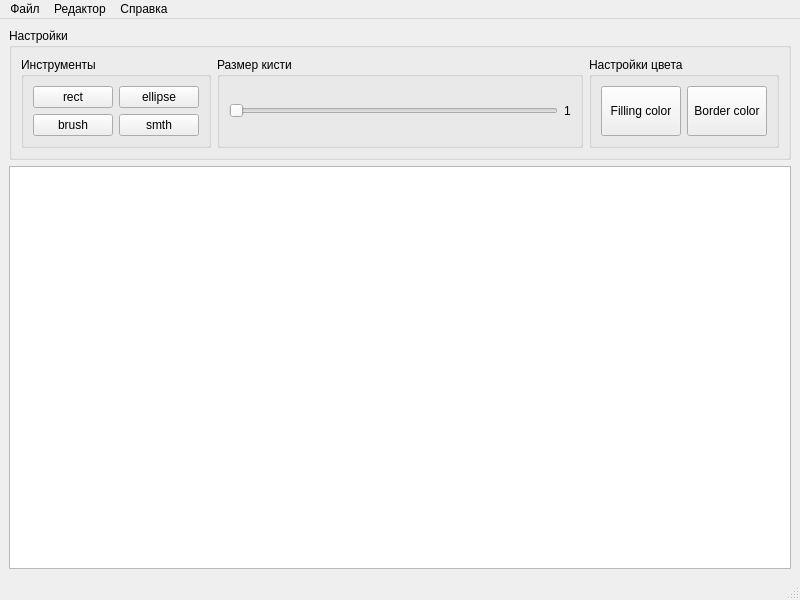
<?xml version="1.0" encoding="UTF-8"?>
<ui version="4.0">
 <class>MainWindow</class>
 <widget class="QMainWindow" name="MainWindow">
  <property name="geometry">
   <rect>
    <x>0</x>
    <y>0</y>
    <width>800</width>
    <height>600</height>
   </rect>
  </property>
  <property name="windowTitle">
   <string>Paint</string>
  </property>
  <widget class="QWidget" name="centralwidget">
   <layout class="QVBoxLayout" name="verticalLayout_2">
    <item>
     <widget class="QGroupBox" name="gb_settings">
      <property name="sizePolicy">
       <sizepolicy hsizetype="Minimum" vsizetype="Minimum">
        <horstretch>0</horstretch>
        <verstretch>0</verstretch>
       </sizepolicy>
      </property>
      <property name="title">
       <string>Настройки</string>
      </property>
      <layout class="QHBoxLayout" name="horizontalLayout_2">
       <item>
        <widget class="QGroupBox" name="gb_tools">
         <property name="title">
          <string>Инструменты</string>
         </property>
         <layout class="QHBoxLayout" name="horizontalLayout">
          <item>
           <layout class="QGridLayout" name="gridLayout_2">
            <item row="0" column="1">
             <widget class="QPushButton" name="pb_ellipse">
              <property name="sizePolicy">
               <sizepolicy hsizetype="Minimum" vsizetype="Minimum">
                <horstretch>0</horstretch>
                <verstretch>0</verstretch>
               </sizepolicy>
              </property>
              <property name="text">
               <string>ellipse</string>
              </property>
              <property name="checkable">
               <bool>false</bool>
              </property>
             </widget>
            </item>
            <item row="0" column="0">
             <widget class="QPushButton" name="pb_rect">
              <property name="sizePolicy">
               <sizepolicy hsizetype="Minimum" vsizetype="Minimum">
                <horstretch>0</horstretch>
                <verstretch>0</verstretch>
               </sizepolicy>
              </property>
              <property name="text">
               <string>rect</string>
              </property>
              <property name="icon">
               <iconset theme="rectangle.png">
                <normaloff>static/rectangle.png</normaloff>static/rectangle.png</iconset>
              </property>
              <property name="checkable">
               <bool>false</bool>
              </property>
             </widget>
            </item>
            <item row="1" column="0">
             <widget class="QPushButton" name="pb_brush">
              <property name="sizePolicy">
               <sizepolicy hsizetype="Minimum" vsizetype="Minimum">
                <horstretch>0</horstretch>
                <verstretch>0</verstretch>
               </sizepolicy>
              </property>
              <property name="text">
               <string>brush</string>
              </property>
              <property name="checkable">
               <bool>false</bool>
              </property>
             </widget>
            </item>
            <item row="1" column="1">
             <widget class="QPushButton" name="pb_something">
              <property name="sizePolicy">
               <sizepolicy hsizetype="Minimum" vsizetype="Minimum">
                <horstretch>0</horstretch>
                <verstretch>0</verstretch>
               </sizepolicy>
              </property>
              <property name="text">
               <string>smth</string>
              </property>
              <property name="checkable">
               <bool>false</bool>
              </property>
             </widget>
            </item>
           </layout>
          </item>
         </layout>
        </widget>
       </item>
       <item>
        <widget class="QGroupBox" name="gb_brush_size">
         <property name="title">
          <string>Размер кисти</string>
         </property>
         <layout class="QHBoxLayout" name="horizontalLayout_3">
          <item>
           <widget class="QSlider" name="horizontalSlider">
            <property name="singleStep">
             <number>1</number>
            </property>
            <property name="pageStep">
             <number>0</number>
            </property>
            <property name="tracking">
             <bool>false</bool>
            </property>
            <property name="orientation">
             <enum>Qt::Horizontal</enum>
            </property>
            <property name="tickInterval">
             <number>0</number>
            </property>
           </widget>
          </item>
          <item>
           <widget class="QLabel" name="lb_brush_size">
            <property name="text">
             <string>1</string>
            </property>
           </widget>
          </item>
         </layout>
        </widget>
       </item>
       <item>
        <widget class="QGroupBox" name="groupBox">
         <property name="title">
          <string>Настройки цвета</string>
         </property>
         <layout class="QHBoxLayout" name="horizontalLayout_4">
          <item>
           <widget class="QPushButton" name="pb_color">
            <property name="sizePolicy">
             <sizepolicy hsizetype="Preferred" vsizetype="Preferred">
              <horstretch>0</horstretch>
              <verstretch>0</verstretch>
             </sizepolicy>
            </property>
            <property name="text">
             <string>Filling color</string>
            </property>
           </widget>
          </item>
          <item>
           <widget class="QPushButton" name="pb_border_color">
            <property name="sizePolicy">
             <sizepolicy hsizetype="Preferred" vsizetype="Preferred">
              <horstretch>0</horstretch>
              <verstretch>0</verstretch>
             </sizepolicy>
            </property>
            <property name="text">
             <string>Border color</string>
            </property>
           </widget>
          </item>
         </layout>
        </widget>
       </item>
      </layout>
     </widget>
    </item>
    <item>
     <widget class="QGraphicsView" name="graphicsView">
      <property name="autoFillBackground">
       <bool>false</bool>
      </property>
      <property name="alignment">
       <set>Qt::AlignLeading|Qt::AlignLeft|Qt::AlignTop</set>
      </property>
     </widget>
    </item>
   </layout>
  </widget>
  <widget class="QMenuBar" name="menubar">
   <property name="geometry">
    <rect>
     <x>0</x>
     <y>0</y>
     <width>800</width>
     <height>23</height>
    </rect>
   </property>
   <widget class="QMenu" name="menuFile">
    <property name="title">
     <string>Файл</string>
    </property>
    <addaction name="save_action"/>
    <addaction name="open_action"/>
    <addaction name="exit_action"/>
   </widget>
   <widget class="QMenu" name="menu">
    <property name="title">
     <string>Справка</string>
    </property>
    <addaction name="help_center_action"/>
    <addaction name="report_action"/>
   </widget>
   <widget class="QMenu" name="menu_2">
    <property name="title">
     <string>Редактор</string>
    </property>
    <addaction name="clear_scene_action"/>
    <addaction name="filling_scene_action"/>
   </widget>
   <addaction name="menuFile"/>
   <addaction name="menu_2"/>
   <addaction name="menu"/>
  </widget>
  <widget class="QStatusBar" name="statusbar">
   <property name="enabled">
    <bool>false</bool>
   </property>
  </widget>
  <action name="save_action">
   <property name="text">
    <string>Сохранить как</string>
   </property>
   <property name="shortcut">
    <string>Ctrl+S</string>
   </property>
  </action>
  <action name="open_action">
   <property name="text">
    <string>Открыть файл</string>
   </property>
   <property name="shortcut">
    <string>Ctrl+O</string>
   </property>
  </action>
  <action name="exit_action">
   <property name="text">
    <string>Выход</string>
   </property>
  </action>
  <action name="help_center_action">
   <property name="text">
    <string>Справочный центр</string>
   </property>
   <property name="shortcut">
    <string>F1</string>
   </property>
  </action>
  <action name="report_action">
   <property name="text">
    <string>Сообщить о проблеме</string>
   </property>
  </action>
  <action name="clear_scene_action">
   <property name="text">
    <string>Очистить полотно</string>
   </property>
  </action>
  <action name="filling_scene_action">
   <property name="text">
    <string>Залить полотно (todo: если времени хватит) </string>
   </property>
  </action>
 </widget>
 <resources/>
 <connections/>
</ui>
